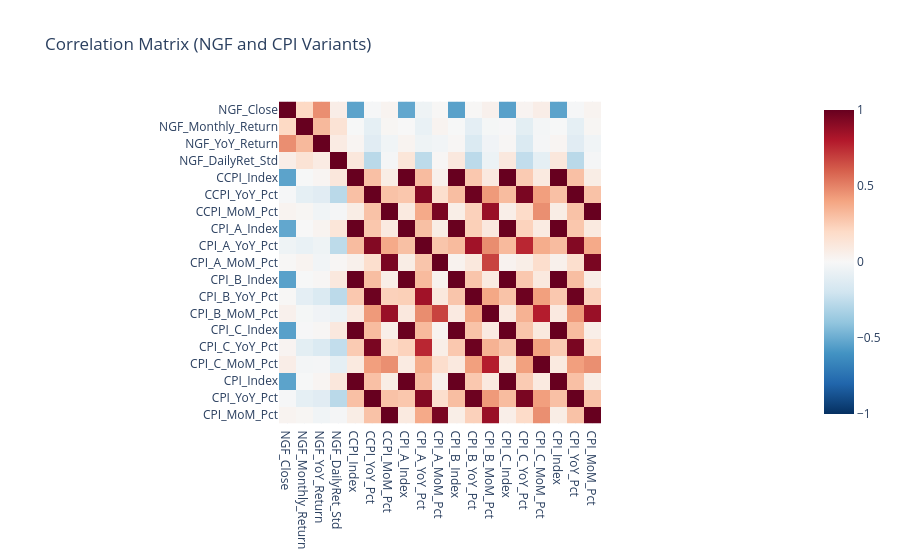
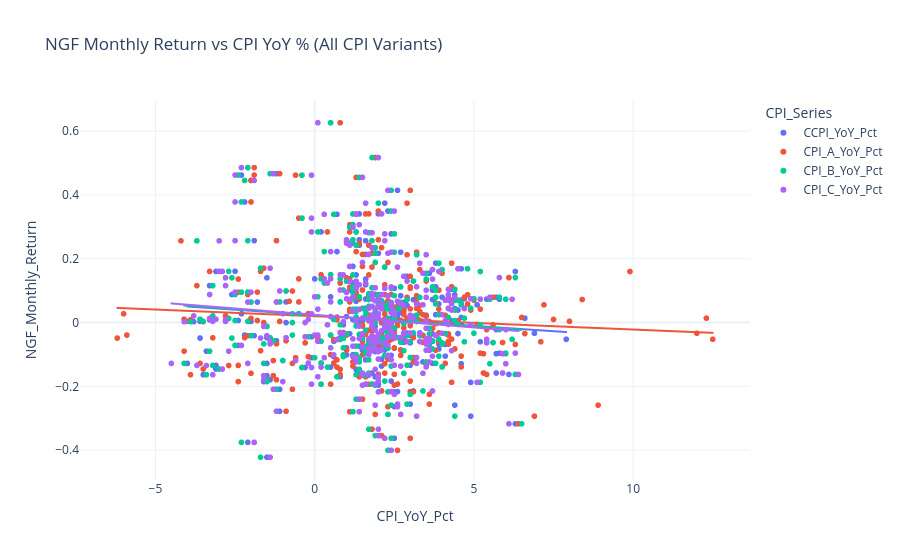

Notebook code cell kept with these figures, in order:
### Markdown cell above
## 7) Contemporaneous relationships

### Code cell
cpi_metric_cols = [
    c for c in df.columns
    if c.endswith('_Index') or c.endswith('_YoY_Pct') or c.endswith('_MoM_Pct')
]

corr_cols = [c for c in [
    'NGF_Close', 'NGF_Monthly_Return', 'NGF_YoY_Return', 'NGF_DailyRet_Std',
    *cpi_metric_cols,
] if c in df.columns]

corr_matrix = df[corr_cols].corr()
display(corr_matrix)

fig = px.imshow(
    corr_matrix,
    color_continuous_scale='RdBu_r',
    zmin=-1,
    zmax=1,
    title='Correlation Matrix (NGF and CPI Variants)',
)
fig.update_layout(template='plotly_white', dragmode='pan')
fig.show(config={"scrollZoom": True, "doubleClick": "reset+autosize"})

yoy_cols = [c for c in ['CCPI_YoY_Pct', 'CPI_A_YoY_Pct', 'CPI_B_YoY_Pct', 'CPI_C_YoY_Pct'] if c in df.columns]
if 'NGF_Monthly_Return' in df.columns and yoy_cols:
    scatter_df = df[['NGF_Monthly_Return'] + yoy_cols].dropna().melt(
        id_vars='NGF_Monthly_Return',
        var_name='CPI_Series',
        value_name='CPI_YoY_Pct',
    )
    fig2 = px.scatter(
        scatter_df,
        x='CPI_YoY_Pct',
        y='NGF_Monthly_Return',
        color='CPI_Series',
        title='NGF Monthly Return vs CPI YoY % (All CPI Variants)',
        trendline='ols',
    )
    fig2.update_layout(template='plotly_white', dragmode='pan')
    fig2.show(config={"scrollZoom": True, "doubleClick": "reset+autosize"})
else:
    print('No YoY CPI columns available for scatter comparison.')

### Figure 1 — Plotly figure (JSON) as saved in the notebook; plotly's stock layout.template omitted (floating-point values rounded to 4 significant figures; data arrays with more than 128 entries replaced by an {"elided": "..."} marker saying what was removed)
{"data": [{"coloraxis": "coloraxis", "hovertemplate": "x: %{x}<br>y: %{y}<br>color: %{z}<extra></extra>", "name": "0", "type": "heatmap", "x": ["NGF_Close", "NGF_Monthly_Return", "NGF_YoY_Return", "NGF_DailyRet_Std", "CCPI_Index", "CCPI_YoY_Pct", "CCPI_MoM_Pct", "CPI_A_Index", "CPI_A_YoY_Pct", "CPI_A_MoM_Pct", "CPI_B_Index", "CPI_B_YoY_Pct", "CPI_B_MoM_Pct", "CPI_C_Index", "CPI_C_YoY_Pct", "CPI_C_MoM_Pct", "CPI_Index", "CPI_YoY_Pct", "CPI_MoM_Pct"], "xaxis": "x", "y": ["NGF_Close", "NGF_Monthly_Return", "NGF_YoY_Return", "NGF_DailyRet_Std", "CCPI_Index", "CCPI_YoY_Pct", "CCPI_MoM_Pct", "CPI_A_Index", "CPI_A_YoY_Pct", "CPI_A_MoM_Pct", "CPI_B_Index", "CPI_B_YoY_Pct", "CPI_B_MoM_Pct", "CPI_C_Index", "CPI_C_YoY_Pct", "CPI_C_MoM_Pct", "CPI_Index", "CPI_YoY_Pct", "CPI_MoM_Pct"], "yaxis": "y", "z": {"elided": "19x19 float values"}}], "layout": {"coloraxis": {"cmax": 1, "cmin": -1, "colorscale": [[0, "rgb(5,48,97)"], [0.1, "rgb(33,102,172)"], [0.2, "rgb(67,147,195)"], [0.3, "rgb(146,197,222)"], [0.4, "rgb(209,229,240)"], [0.5, "rgb(247,247,247)"], [0.6, "rgb(253,219,199)"], [0.7, "rgb(244,165,130)"], [0.8, "rgb(214,96,77)"], [0.9, "rgb(178,24,43)"], [1, "rgb(103,0,31)"]]}, "dragmode": "pan", "title": {"text": "Correlation Matrix (NGF and CPI Variants)"}, "xaxis": {"anchor": "y", "constrain": "domain", "domain": [0, 1], "scaleanchor": "y"}, "yaxis": {"anchor": "x", "autorange": "reversed", "constrain": "domain", "domain": [0, 1]}}}

### Figure 2 — Plotly figure (JSON) as saved in the notebook; plotly's stock layout.template omitted (floating-point values rounded to 4 significant figures; data arrays with more than 128 entries replaced by an {"elided": "..."} marker saying what was removed)
{"data": [{"hovertemplate": "CPI_Series=CCPI_YoY_Pct<br>CPI_YoY_Pct=%{x}<br>NGF_Monthly_Return=%{y}<extra></extra>", "legendgroup": "CCPI_YoY_Pct", "marker": {"color": "#636efa", "symbol": "circle"}, "mode": "markers", "name": "CCPI_YoY_Pct", "showlegend": true, "type": "scattergl", "x": {"elided": "304 float values"}, "xaxis": "x", "y": {"elided": "304 float values"}, "yaxis": "y"}, {"hovertemplate": "<b>OLS trendline</b><br>NGF_Monthly_Return = -0.00673413 * CPI_YoY_Pct + 0.0234488<br>R<sup>2</sup>=0.008773<br><br>CPI_Series=CCPI_YoY_Pct<br>CPI_YoY_Pct=%{x}<br>NGF_Monthly_Return=%{y} <b>(trend)</b><extra></extra>", "legendgroup": "CCPI_YoY_Pct", "marker": {"color": "#636efa", "symbol": "circle"}, "mode": "lines", "name": "CCPI_YoY_Pct", "showlegend": false, "type": "scattergl", "x": {"elided": "304 float values"}, "xaxis": "x", "y": {"elided": "304 float values"}, "yaxis": "y"}, {"hovertemplate": "CPI_Series=CPI_A_YoY_Pct<br>CPI_YoY_Pct=%{x}<br>NGF_Monthly_Return=%{y}<extra></extra>", "legendgroup": "CPI_A_YoY_Pct", "marker": {"color": "#EF553B", "symbol": "circle"}, "mode": "markers", "name": "CPI_A_YoY_Pct", "showlegend": true, "type": "scattergl", "x": {"elided": "304 float values"}, "xaxis": "x", "y": {"elided": "304 float values"}, "yaxis": "y"}, {"hovertemplate": "<b>OLS trendline</b><br>NGF_Monthly_Return = -0.0041787 * CPI_YoY_Pct + 0.0199897<br>R<sup>2</sup>=0.005073<br><br>CPI_Series=CPI_A_YoY_Pct<br>CPI_YoY_Pct=%{x}<br>NGF_Monthly_Return=%{y} <b>(trend)</b><extra></extra>", "legendgroup": "CPI_A_YoY_Pct", "marker": {"color": "#EF553B", "symbol": "circle"}, "mode": "lines", "name": "CPI_A_YoY_Pct", "showlegend": false, "type": "scattergl", "x": {"elided": "304 float values"}, "xaxis": "x", "y": {"elided": "304 float values"}, "yaxis": "y"}, {"hovertemplate": "CPI_Series=CPI_B_YoY_Pct<br>CPI_YoY_Pct=%{x}<br>NGF_Monthly_Return=%{y}<extra></extra>", "legendgroup": "CPI_B_YoY_Pct", "marker": {"color": "#00cc96", "symbol": "circle"}, "mode": "markers", "name": "CPI_B_YoY_Pct", "showlegend": true, "type": "scattergl", "x": {"elided": "304 float values"}, "xaxis": "x", "y": {"elided": "304 float values"}, "yaxis": "y"}, {"hovertemplate": "<b>OLS trendline</b><br>NGF_Monthly_Return = -0.00721383 * CPI_YoY_Pct + 0.0238146<br>R<sup>2</sup>=0.009646<br><br>CPI_Series=CPI_B_YoY_Pct<br>CPI_YoY_Pct=%{x}<br>NGF_Monthly_Return=%{y} <b>(trend)</b><extra></extra>", "legendgroup": "CPI_B_YoY_Pct", "marker": {"color": "#00cc96", "symbol": "circle"}, "mode": "lines", "name": "CPI_B_YoY_Pct", "showlegend": false, "type": "scattergl", "x": {"elided": "304 float values"}, "xaxis": "x", "y": {"elided": "304 float values"}, "yaxis": "y"}, {"hovertemplate": "CPI_Series=CPI_C_YoY_Pct<br>CPI_YoY_Pct=%{x}<br>NGF_Monthly_Return=%{y}<extra></extra>", "legendgroup": "CPI_C_YoY_Pct", "marker": {"color": "#ab63fa", "symbol": "circle"}, "mode": "markers", "name": "CPI_C_YoY_Pct", "showlegend": true, "type": "scattergl", "x": {"elided": "304 float values"}, "xaxis": "x", "y": {"elided": "304 float values"}, "yaxis": "y"}, {"hovertemplate": "<b>OLS trendline</b><br>NGF_Monthly_Return = -0.00790766 * CPI_YoY_Pct + 0.024304<br>R<sup>2</sup>=0.010953<br><br>CPI_Series=CPI_C_YoY_Pct<br>CPI_YoY_Pct=%{x}<br>NGF_Monthly_Return=%{y} <b>(trend)</b><extra></extra>", "legendgroup": "CPI_C_YoY_Pct", "marker": {"color": "#ab63fa", "symbol": "circle"}, "mode": "lines", "name": "CPI_C_YoY_Pct", "showlegend": false, "type": "scattergl", "x": {"elided": "304 float values"}, "xaxis": "x", "y": {"elided": "304 float values"}, "yaxis": "y"}], "layout": {"dragmode": "pan", "legend": {"title": {"text": "CPI_Series"}, "tracegroupgap": 0}, "title": {"text": "NGF Monthly Return vs CPI YoY % (All CPI Variants)"}, "xaxis": {"anchor": "y", "domain": [0, 1], "title": {"text": "CPI_YoY_Pct"}}, "yaxis": {"anchor": "x", "domain": [0, 1], "title": {"text": "NGF_Monthly_Return"}}}}
